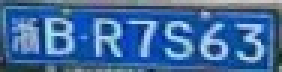
#> input picture _dataset/real/crops/浙BR7S63.jpg, 94 x 24 px (shown 3 times larger); its folder holds only this picture in this run
$ python glyph_count_geometry.py
#> lines starting #> are read from the running program, lines starting #| are printed output that depends on the picture; after the words box and inside, x2 and y2 are one past the last pixel; in counts of white or black regions, pixels touching at a corner belong together
### tools/hlpr_reference.py
"""Faithful Python reference implementation of the HyperLPR3 ONNX pipeline.

This is the *ground truth* the browser port must match. Every function below is a
direct transcription of the upstream algorithm:

  * detect  -> open_image_models ... no: HyperLPR3 Prj-Python/hyperlpr3/inference/multitask_detect.py
  * rectify -> hyperlpr3/common/tools_process.py :: get_rotate_crop_image
  * recognise -> hyperlpr3/inference/recognition.py :: encode_images + CTC greedy decode
  * classify -> hyperlpr3/inference/classification.py

Run:  python tools/hlpr_reference.py
"""
from __future__ import annotations

import json
import math
import time
from pathlib import Path

import cv2
import numpy as np
import onnxruntime as ort

ROOT = Path(__file__).resolve().parent.parent
MODELS = ROOT / "assets" / "models"
SAMPLES = ROOT / "assets" / "samples"
EVID = ROOT / "_evidence"
EVID.mkdir(exist_ok=True)

TOKEN = ["blank", "'", "0", "1", "2", "3", "4", "5", "6", "7", "8", "9", "A", "B", "C", "D", "E", "F", "G", "H", "J",
         "K", "L", "M", "N", "O", "P", "Q", "R", "S", "T", "U", "V", "W", "X", "Y", "Z", "云", "京", "冀", "吉", "学", "宁",
         "川", "挂", "新", "晋", "桂", "民", "沪", "津", "浙", "渝", "港", "湘", "琼", "甘", "皖", "粤", "航", "苏", "蒙", "藏", "警", "豫",
         "贵", "赣", "辽", "鄂", "闽", "陕", "青", "鲁", "黑", "领", "使", "澳"]

DOUBLE = 1  # plate layer class index meaning "double layer"


# [15 lines left out: function model_path, not called in this run]


def sess(name: str) -> ort.InferenceSession:
    so = ort.SessionOptions()
    so.log_severity_level = 3
    return ort.InferenceSession(str(model_path(name)), so, providers=["CPUExecutionProvider"])


def imread_u(path: Path):
    """cv2.imread cannot open non-ASCII paths on Windows; decode from a byte buffer instead."""
    buf = np.fromfile(str(path), dtype=np.uint8)
    return cv2.imdecode(buf, cv2.IMREAD_COLOR)
#> returned value is the input picture: shape (24, 94, 3); mean B, G, R 160, 107.9, 64.9


# ---------------------------------------------------------------- detection
# [211 lines left out: functions letter_box, detect_pre_precessing, xywh2xyxy, nms, restore_box, detect_post and 8 more, not called in this run]


# [2 lines that do not run on import are left out]

### tools/glyph_count_geometry.py
"""Calibrated glyph-count geometry: how many characters does the golden plate hold?

Chinese plate geometry (GB 7258 / GA 36):
  * glyph width 45 mm, gap 12 mm, glyph height 90 mm
  * blue plate  : 440 x 140 mm, 7 characters  -> ink span 7*45+6*12 = 387 mm
  * green (new-energy): 480 x 140 mm, 8 characters -> ink span 8*45+7*12 = 444 mm

So the ratio  ink_span / glyph_height  is 387/90 = 4.30 for a 7-character plate
and 444/90 = 4.93 for an 8-character plate -- a 15% separation.

This script does not assume that model. It MEASURES the ratio on the 1000-image
third-party set, where the filename gives the true character count, and reports
how well the ratio separates 7 from 8. That calibration is then applied to the
golden plate, whose true count is disputed (rpv3 says 7, LPRNet says 8).
"""
from __future__ import annotations

import json
import sys
from pathlib import Path

import cv2
import numpy as np

ROOT = Path(__file__).resolve().parent.parent
sys.path.insert(0, str(ROOT / "tools"))
import hlpr_reference as H            # noqa: E402

sys.stdout.reconfigure(encoding="utf-8")
CROPS = ROOT / "_dataset" / "real" / "crops"
OUT = ROOT / "_dataset" / "real" / "glyph_geometry.json"


def glyph_metrics(img):
    """Return (ink_span, glyph_height, n_tall_blobs, span_over_height).

    Works on a plate crop: segment the plate face, binarise the glyphs, then
    measure the horizontal span of glyph ink and the typical glyph height.
    """
    h, w = img.shape[:2]
#> h = 24; w = 94
    if h < 12 or w < 12:
        return None
    up = cv2.resize(img, (w * 3, h * 3), interpolation=cv2.INTER_CUBIC)
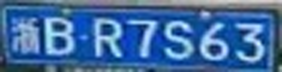
#> up: shape (72, 282, 3); mean B, G, R 159.8, 107.8, 64.9
    hh, ww = up.shape[:2]
#> hh = 72; ww = 282
    hsv = cv2.cvtColor(up, cv2.COLOR_BGR2HSV)
#> hsv: shape (72, 282, 3); mean H, S, V 104.9, 155.5, 160
    # plate face = largest saturated blob (green or blue)
    sat = cv2.inRange(hsv, (0, 45, 40), (179, 255, 255))
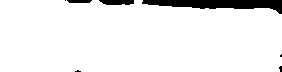
#> sat: shape (72, 282); 93.4% white; 7 black regions (4 under 20 px), largest, box (x1, y1, x2, y2) and area: (142, 0, 282, 14) 1086, (99, 0, 134, 5) 153, (67, 0, 92, 3) 69
    sat = cv2.morphologyEx(sat, cv2.MORPH_CLOSE, np.ones((9, 9), np.uint8))
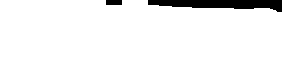
#> sat: shape (72, 282); 94.5% white; 2 black regions, box (x1, y1, x2, y2) and area: (148, 0, 282, 12) 1045, (106, 0, 122, 5) 80
    n, lab, stats, _ = cv2.connectedComponentsWithStats(sat, 8)
#> n = 2; stats = [[106, 0, 176, 12, 1125], [0, 0, 282, 72, 19179]]
    if n < 2:
        return None
    big = 1 + int(np.argmax(stats[1:, 4]))
#> big = 1
    face = cv2.erode((lab == big).astype(np.uint8) * 255, np.ones((7, 7), np.uint8))
#> face: shape (72, 282); 91.8% white; 2 black regions, box (x1, y1, x2, y2) and area: (145, 0, 282, 15) 1498, (103, 0, 125, 8) 176
    if (face > 0).sum() < 0.05 * hh * ww:
        return None

    g = cv2.GaussianBlur(cv2.cvtColor(up, cv2.COLOR_BGR2GRAY), (3, 3), 0)
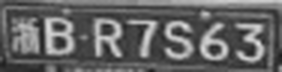
#> g: shape (72, 282); min 28, max 224, mean 100.9
    _, th = cv2.threshold(g, 0, 255, cv2.THRESH_BINARY_INV + cv2.THRESH_OTSU)
#> th: shape (72, 282); 70.6% white; 32 black regions (16 under 20 px), largest, box (x1, y1, x2, y2) and area: (39, 0, 282, 11) 1305, (45, 17, 75, 55) 765, (12, 18, 39, 53) 673
    ink = ((th > 0) & (face > 0)).astype(np.uint8)
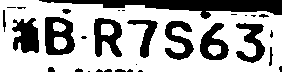
#> ink: shape (72, 282); values 0 (black) and 1 (white), 67.3% white; 31 black regions (16 under 20 px), largest, box (x1, y1, x2, y2) and area: (39, 0, 282, 19) 2044, (45, 17, 75, 55) 765, (12, 18, 39, 53) 673

    # glyph height: median height of tall connected blobs
    nb, lb, st, _ = cv2.connectedComponentsWithStats(ink, 8)
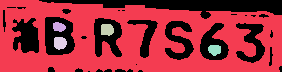
#> lb: shape (72, 282) int32; 6 distinct labels, from 0 to 5; one colour per label, 0 black
#> nb = 6; st = [[3, 0, 279, 72, 6645], [0, 0, 282, 72, 13173], [53, 22, 13, 10, 99], [101, 24, 13, 12, 134], [54, 37, 13, 13, 139], [208, 45, 13, 11, 114]]
    heights = [st[i][3] for i in range(1, nb) if st[i][4] > 0.002 * hh * ww and st[i][3] > 0.35 * hh]
#> heights = [72]
    if not heights:
        return None
    Hg = float(np.median(heights))
#> Hg = 72

    # ink span: horizontal extent of the tall blobs only (ignores frame/shadow)
    xs = []
    for i in range(1, nb):
        x, y, bw, bh, area = st[i]
        if area > 0.002 * hh * ww and bh > 0.35 * hh:
            xs.append((x, x + bw))
#> this loop made 5 passes
#> after the loop, xs = [(0, 282)]
    if len(xs) < 2:
        return None
    span = float(max(e for _, e in xs) - min(s for s, _ in xs))
    return span, Hg, len(xs), span / Hg


def main():
    files = sorted(CROPS.glob("*.jpg"))
    by_len = {}
    rows = []
    for f in files:
        gt = f.stem
        m = glyph_metrics(H.imread_u(f))
        if not m:
            continue
        span, Hg, nblob, ratio = m
        rows.append({"file": f.name, "gt": gt, "n": len(gt), "ratio": round(ratio, 3),
                     "nblob": nblob, "span": round(span, 1), "Hg": round(Hg, 1)})
        by_len.setdefault(len(gt), []).append(ratio)

    print("=== calibration on the 1000-image third-party set ===")
    print(f"  {'chars':>5s} {'n':>5s} {'median ratio':>13s} {'p10':>6s} {'p90':>6s} {'theoretical':>12s}")
    for k in sorted(by_len):
        a = np.array(by_len[k])
        theo = (k * 45 + (k - 1) * 12) / 90.0
        print(f"  {k:5d} {len(a):5d} {np.median(a):13.3f} {np.percentile(a, 10):6.3f} "
              f"{np.percentile(a, 90):6.3f} {theo:12.2f}")

    # a simple nearest-centroid classifier using the measured medians
    cents = {k: float(np.median(np.array(v))) for k, v in by_len.items()}
    correct = sum(1 for r in rows if min(cents, key=lambda k: abs(cents[k] - r["ratio"])) == r["n"])
    print(f"\n  nearest-centroid char-count accuracy on the calibration set: "
          f"{correct}/{len(rows)} = {correct / max(1, len(rows)):.1%}")

    print("\n=== applying the calibration to the golden plate ===")
    img = H.imread_u(ROOT / "assets" / "samples" / "hlpr-test.jpg")
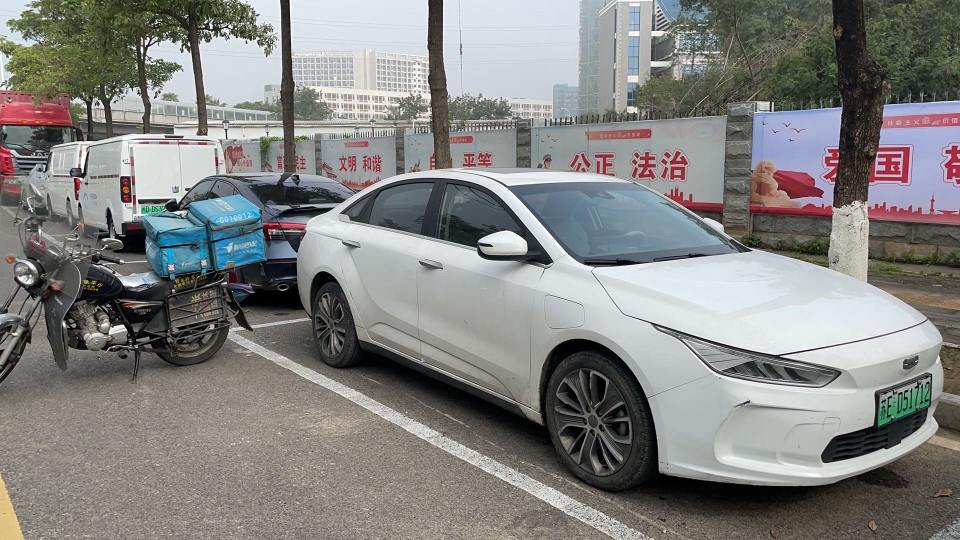
#> input picture assets/samples/hlpr-test.jpg, 1920 x 1080 px (shown at 1/2 size)
#> in imread_u, returned value is the input picture: shape (1080, 1920, 3); mean B, G, R 129.2, 131.3, 131.3
    det = H.sess("y5fu_320x_sim.onnx")
    rows_det = H.detect(det, img)
    pts = rows_det[0][5:13].reshape(4, 2).astype(np.float32)
    c = pts.mean(0)
    pts = pts[np.argsort(np.arctan2(pts[:, 1] - c[1], pts[:, 0] - c[0]))]
    pts = np.roll(pts, -int(np.argmin(pts.sum(1))), axis=0)
    W, Hh = 880, 280
    M = cv2.getPerspectiveTransform(pts, np.array([[0, 0], [W, 0], [W, Hh], [0, Hh]], np.float32))
    warp = cv2.warpPerspective(img, M, (W, Hh), flags=cv2.INTER_CUBIC)
    ok, buf = cv2.imencode(".png", warp)
    buf.tofile(r"C:\Users\26671\AppData\Local\Temp\golden_warp_cal.png")

    m = glyph_metrics(warp)
    if not m:
        print("  could not measure the golden plate")
        return 1
    span, Hg, nblob, ratio = m
    print(f"  ink span={span:.1f}  glyph height={Hg:.1f}  tall blobs={nblob}  ratio={ratio:.3f}")
    guess = min(cents, key=lambda k: abs(cents[k] - ratio))
    print(f"  measured ratio {ratio:.3f} -> nearest calibration centroid = {guess} characters")
    for k in sorted(cents):
        print(f"     centroid {k} chars = {cents[k]:.3f}   |diff| = {abs(cents[k] - ratio):.3f}")
    print(f"\n  => golden plate carries {guess} characters")

    OUT.write_text(json.dumps({"calibration": {str(k): v for k, v in by_len.items()},
                               "centroids": {str(k): v for k, v in cents.items()},
                               "golden": {"ratio": ratio, "guess": guess},
                               "rows": rows}, ensure_ascii=False, indent=2), encoding="utf-8")
    print(f"\nwrote {OUT}")
    return 0


if __name__ == "__main__":
    sys.exit(main())
#> (the call stopped at in sess, `so = ort.SessionOptions()`: onnxruntime is not available in this run)
